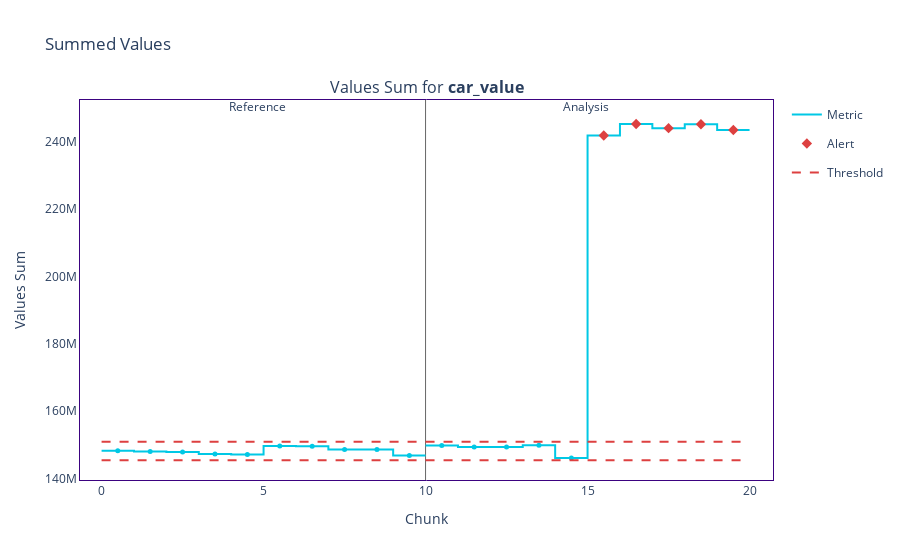
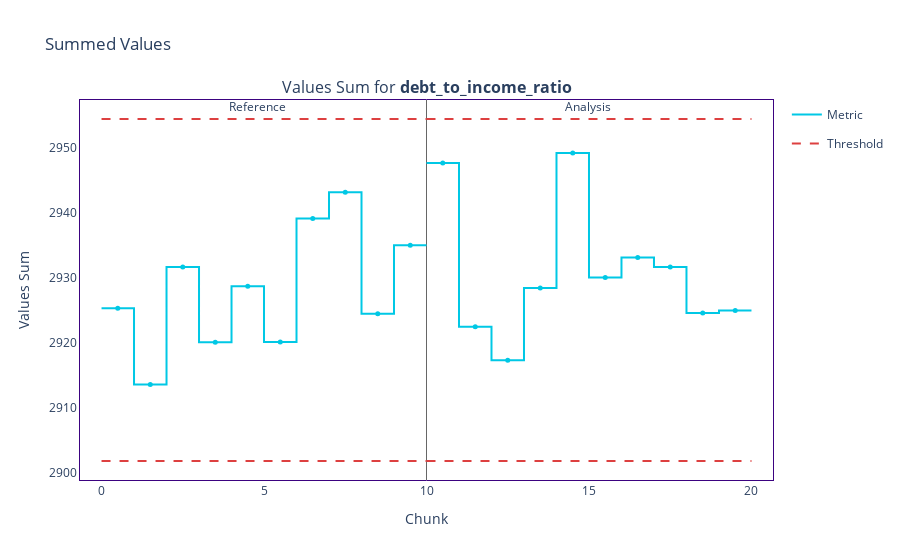
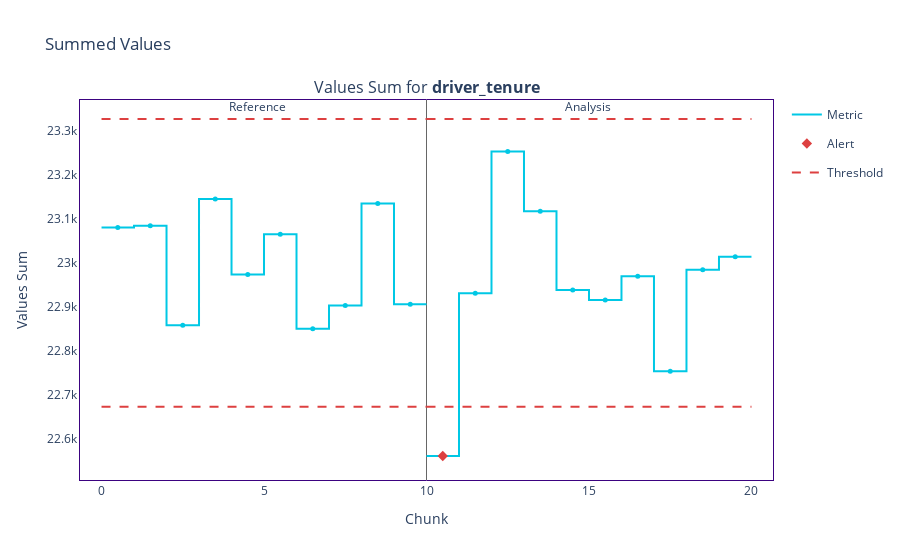

The code cell stored with these charts, in order, in its notebook:
### Code cell
for column_name in results.column_names:
    results.filter(column_names=column_name).plot().show()

### Figure 1 — Plotly figure (JSON) as saved in the notebook; plotly's stock layout.template omitted (floating-point values rounded to 4 significant figures)
{"data": [{"hoverinfo": "skip", "legendgroup": "metric_reference", "line": {"color": "#00c8e5", "shape": "hv", "width": 2}, "mode": "lines", "name": "Metric", "showlegend": true, "type": "scatter", "x": [0, 1, 2, 3, 4, 5, 6, 7, 8, 9, 10], "xaxis": "x", "y": [148302466, 148088470, 147887986, 147290029, 147182871, 149716487, 149591821, 148628023, 148665940, 146879228, 146879228], "yaxis": "y"}, {"customdata": [["Values Sum for <b>car_value</b>", "<b style=\"color:#00c8e5;line-height:60px\">Reference</b>", "", "[0:4999]", "Chunk index: <b>0</b>", 148302466], ["Values Sum for <b>car_value</b>", "<b style=\"color:#00c8e5;line-height:60px\">Reference</b>", "", "[5000:9999]", "Chunk index: <b>1</b>", 148088470], ["Values Sum for <b>car_value</b>", "<b style=\"color:#00c8e5;line-height:60px\">Reference</b>", "", "[10000:14999]", "Chunk index: <b>2</b>", 147887986], ["Values Sum for <b>car_value</b>", "<b style=\"color:#00c8e5;line-height:60px\">Reference</b>", "", "[15000:19999]", "Chunk index: <b>3</b>", 147290029], ["Values Sum for <b>car_value</b>", "<b style=\"color:#00c8e5;line-height:60px\">Reference</b>", "", "[20000:24999]", "Chunk index: <b>4</b>", 147182871], ["Values Sum for <b>car_value</b>", "<b style=\"color:#00c8e5;line-height:60px\">Reference</b>", "", "[25000:29999]", "Chunk index: <b>5</b>", 149716487], ["Values Sum for <b>car_value</b>", "<b style=\"color:#00c8e5;line-height:60px\">Reference</b>", "", "[30000:34999]", "Chunk index: <b>6</b>", 149591821], ["Values Sum for <b>car_value</b>", "<b style=\"color:#00c8e5;line-height:60px\">Reference</b>", "", "[35000:39999]", "Chunk index: <b>7</b>", 148628023], ["Values Sum for <b>car_value</b>", "<b style=\"color:#00c8e5;line-height:60px\">Reference</b>", "", "[40000:44999]", "Chunk index: <b>8</b>", 148665940], ["Values Sum for <b>car_value</b>", "<b style=\"color:#00c8e5;line-height:60px\">Reference</b>", "", "[45000:49999]", "Chunk index: <b>9</b>", 146879228]], "hovertemplate": "%{customdata[1]} &nbsp; &nbsp; %{customdata[2]} <br />Chunk: <b>%{customdata[3]}</b> &nbsp; &nbsp; %{customdata[4]} <br />%{customdata[0]}: <b>%{customdata[5]}</b><b r /><extra></extra>", "legendgroup": "metric_reference", "marker": {"color": "#00c8e5", "size": 5, "symbol": "circle"}, "mode": "markers", "name": "Metric", "showlegend": false, "type": "scatter", "x": [0.5, 1.5, 2.5, 3.5, 4.5, 5.5, 6.5, 7.5, 8.5, 9.5], "xaxis": "x", "y": [148302466, 148088470, 147887986, 147290029, 147182871, 149716487, 149591821, 148628023, 148665940, 146879228, 146879228], "yaxis": "y"}, {"hoverinfo": "skip", "legendgroup": "metric_analysis", "line": {"color": "#00c8e5", "shape": "hv", "width": 2}, "mode": "lines", "name": "Metric", "showlegend": false, "type": "scatter", "x": [10, 11, 12, 13, 14, 15, 16, 17, 18, 19, 20], "xaxis": "x", "y": [149805851, 149380489, 149386503, 149918991, 146159141, 241891284, 245305975, 244072336, 245230366, 243531686, 243531686], "yaxis": "y"}, {"customdata": [["Values Sum for <b>car_value</b>", "<b style=\"color:#3b0280;line-height:60px\">Analysis</b>", "", "[0:4999]", "Chunk index: <b>0</b>", 149805851], ["Values Sum for <b>car_value</b>", "<b style=\"color:#3b0280;line-height:60px\">Analysis</b>", "", "[5000:9999]", "Chunk index: <b>1</b>", 149380489], ["Values Sum for <b>car_value</b>", "<b style=\"color:#3b0280;line-height:60px\">Analysis</b>", "", "[10000:14999]", "Chunk index: <b>2</b>", 149386503], ["Values Sum for <b>car_value</b>", "<b style=\"color:#3b0280;line-height:60px\">Analysis</b>", "", "[15000:19999]", "Chunk index: <b>3</b>", 149918991], ["Values Sum for <b>car_value</b>", "<b style=\"color:#3b0280;line-height:60px\">Analysis</b>", "", "[20000:24999]", "Chunk index: <b>4</b>", 146159141], ["Values Sum for <b>car_value</b>", "<b style=\"color:#3b0280;line-height:60px\">Analysis</b>", "<span style=\"color:#AD0000\">⚠ <b>Drift detected</b></span>", "[25000:29999]", "Chunk index: <b>5</b>", 241891284], ["Values Sum for <b>car_value</b>", "<b style=\"color:#3b0280;line-height:60px\">Analysis</b>", "<span style=\"color:#AD0000\">⚠ <b>Drift detected</b></span>", "[30000:34999]", "Chunk index: <b>6</b>", 245305975], ["Values Sum for <b>car_value</b>", "<b style=\"color:#3b0280;line-height:60px\">Analysis</b>", "<span style=\"color:#AD0000\">⚠ <b>Drift detected</b></span>", "[35000:39999]", "Chunk index: <b>7</b>", 244072336], ["Values Sum for <b>car_value</b>", "<b style=\"color:#3b0280;line-height:60px\">Analysis</b>", "<span style=\"color:#AD0000\">⚠ <b>Drift detected</b></span>", "[40000:44999]", "Chunk index: <b>8</b>", 245230366], ["Values Sum for <b>car_value</b>", "<b style=\"color:#3b0280;line-height:60px\">Analysis</b>", "<span style=\"color:#AD0000\">⚠ <b>Drift detected</b></span>", "[45000:49999]", "Chunk index: <b>9</b>", 243531686]], "hovertemplate": "%{customdata[1]} &nbsp; &nbsp; %{customdata[2]} <br />Chunk: <b>%{customdata[3]}</b> &nbsp; &nbsp; %{customdata[4]} <br />%{customdata[0]}: <b>%{customdata[5]}</b><b r /><extra></extra>", "legendgroup": "metric_analysis", "marker": {"color": "#00c8e5", "size": 5, "symbol": "circle"}, "mode": "markers", "name": "Metric", "showlegend": false, "type": "scatter", "x": [10.5, 11.5, 12.5, 13.5, 14.5, 15.5, 16.5, 17.5, 18.5, 19.5], "xaxis": "x", "y": [149805851, 149380489, 149386503, 149918991, 146159141, 241891284, 245305975, 244072336, 245230366, 243531686, 243531686], "yaxis": "y"}, {"hoverinfo": "skip", "legendgroup": "alert", "marker": {"color": "#DD4040", "size": 8, "symbol": "diamond"}, "mode": "markers", "name": "Alert", "showlegend": true, "type": "scatter", "x": [15.5, 16.5, 17.5, 18.5, 19.5], "xaxis": "x", "y": [241891284, 245305975, 244072336, 245230366, 243531686], "yaxis": "y"}, {"hoverinfo": "skip", "legendgroup": "thresh", "line": {"color": "#DD4040", "dash": "dash", "width": 2}, "mode": "lines", "name": "Threshold", "showlegend": true, "type": "scatter", "x": [0, 1, 2, 3, 4, 5, 6, 7, 8, 9, 10], "xaxis": "x", "y": [151000000.0, 151000000.0, 151000000.0, 151000000.0, 151000000.0, 151000000.0, 151000000.0, 151000000.0, 151000000.0, 151000000.0, 151000000.0], "yaxis": "y"}, {"hoverinfo": "skip", "legendgroup": "thresh", "line": {"color": "#DD4040", "dash": "dash", "width": 2}, "mode": "lines", "name": "Threshold", "showlegend": false, "type": "scatter", "x": [0, 1, 2, 3, 4, 5, 6, 7, 8, 9, 10], "xaxis": "x", "y": [145500000.0, 145500000.0, 145500000.0, 145500000.0, 145500000.0, 145500000.0, 145500000.0, 145500000.0, 145500000.0, 145500000.0, 145500000.0], "yaxis": "y"}, {"hoverinfo": "skip", "legendgroup": "thresh", "line": {"color": "#DD4040", "dash": "dash", "width": 2}, "mode": "lines", "name": "Threshold", "showlegend": false, "type": "scatter", "x": [10, 11, 12, 13, 14, 15, 16, 17, 18, 19, 20], "xaxis": "x", "y": [151000000.0, 151000000.0, 151000000.0, 151000000.0, 151000000.0, 151000000.0, 151000000.0, 151000000.0, 151000000.0, 151000000.0, 151000000.0], "yaxis": "y"}, {"hoverinfo": "skip", "legendgroup": "thresh", "line": {"color": "#DD4040", "dash": "dash", "width": 2}, "mode": "lines", "name": "Threshold", "showlegend": false, "type": "scatter", "x": [10, 11, 12, 13, 14, 15, 16, 17, 18, 19, 20], "xaxis": "x", "y": [145500000.0, 145500000.0, 145500000.0, 145500000.0, 145500000.0, 145500000.0, 145500000.0, 145500000.0, 145500000.0, 145500000.0, 145500000.0], "yaxis": "y"}], "layout": {"annotations": [{"font": {"size": 16}, "showarrow": false, "text": "Values Sum for <b>car_value</b>", "x": 0.5, "xanchor": "center", "xref": "paper", "y": 1, "yanchor": "bottom", "yref": "paper"}, {"showarrow": false, "text": "Reference", "x": 4.5, "xref": "x", "xshift": 10, "y": 1.01, "yref": "y domain"}, {"showarrow": false, "text": "Analysis", "x": 14.5, "xref": "x", "xshift": 15, "y": 1.01, "yref": "y domain"}], "autosize": true, "hoverlabel": {"bgcolor": "white", "font": {"size": 14}}, "legend": {"itemclick": false, "itemdoubleclick": false, "traceorder": "grouped"}, "paper_bgcolor": "rgba(255,255,255,1)", "plot_bgcolor": "rgba(255,255,255,1)", "shapes": [{"layer": "below", "line": {"color": "#666666", "width": 1}, "type": "line", "x0": 10, "x1": 10, "xref": "x", "y0": 0, "y1": 1, "yref": "y domain"}], "title": {"text": "Summed Values "}, "xaxis": {"anchor": "y", "autorange": true, "domain": [0, 1], "linecolor": "#3b0280", "matches": "x", "mirror": true, "range": [-0.6396, 20.68], "showgrid": false, "title": {"text": "Chunk"}, "type": "linear", "zeroline": false}, "yaxis": {"anchor": "x", "autorange": true, "domain": [0, 1], "linecolor": "#3b0280", "mirror": true, "range": [139400000.0, 252700000.0], "showgrid": false, "title": {"text": "Values Sum"}, "type": "linear", "zeroline": false}}}

### Figure 2 — Plotly figure (JSON) as saved in the notebook; plotly's stock layout.template omitted (floating-point values rounded to 4 significant figures)
{"data": [{"hoverinfo": "skip", "legendgroup": "metric_reference", "line": {"color": "#00c8e5", "shape": "hv", "width": 2}, "mode": "lines", "name": "Metric", "showlegend": true, "type": "scatter", "x": [0, 1, 2, 3, 4, 5, 6, 7, 8, 9, 10], "xaxis": "x", "y": [2925.0, 2914.0, 2932.0, 2920.0, 2929.0, 2920.0, 2939.0, 2943.0, 2925.0, 2935.0, 2935.0], "yaxis": "y"}, {"customdata": [["Values Sum for <b>debt_to_income_ratio</b>", "<b style=\"color:#00c8e5;line-height:60px\">Reference</b>", "", "[0:4999]", "Chunk index: <b>0</b>", 2925.0], ["Values Sum for <b>debt_to_income_ratio</b>", "<b style=\"color:#00c8e5;line-height:60px\">Reference</b>", "", "[5000:9999]", "Chunk index: <b>1</b>", 2914.0], ["Values Sum for <b>debt_to_income_ratio</b>", "<b style=\"color:#00c8e5;line-height:60px\">Reference</b>", "", "[10000:14999]", "Chunk index: <b>2</b>", 2932.0], ["Values Sum for <b>debt_to_income_ratio</b>", "<b style=\"color:#00c8e5;line-height:60px\">Reference</b>", "", "[15000:19999]", "Chunk index: <b>3</b>", 2920.0], ["Values Sum for <b>debt_to_income_ratio</b>", "<b style=\"color:#00c8e5;line-height:60px\">Reference</b>", "", "[20000:24999]", "Chunk index: <b>4</b>", 2929.0], ["Values Sum for <b>debt_to_income_ratio</b>", "<b style=\"color:#00c8e5;line-height:60px\">Reference</b>", "", "[25000:29999]", "Chunk index: <b>5</b>", 2920.0], ["Values Sum for <b>debt_to_income_ratio</b>", "<b style=\"color:#00c8e5;line-height:60px\">Reference</b>", "", "[30000:34999]", "Chunk index: <b>6</b>", 2939.0], ["Values Sum for <b>debt_to_income_ratio</b>", "<b style=\"color:#00c8e5;line-height:60px\">Reference</b>", "", "[35000:39999]", "Chunk index: <b>7</b>", 2943.0], ["Values Sum for <b>debt_to_income_ratio</b>", "<b style=\"color:#00c8e5;line-height:60px\">Reference</b>", "", "[40000:44999]", "Chunk index: <b>8</b>", 2925.0], ["Values Sum for <b>debt_to_income_ratio</b>", "<b style=\"color:#00c8e5;line-height:60px\">Reference</b>", "", "[45000:49999]", "Chunk index: <b>9</b>", 2935.0]], "hovertemplate": "%{customdata[1]} &nbsp; &nbsp; %{customdata[2]} <br />Chunk: <b>%{customdata[3]}</b> &nbsp; &nbsp; %{customdata[4]} <br />%{customdata[0]}: <b>%{customdata[5]}</b><b r /><extra></extra>", "legendgroup": "metric_reference", "marker": {"color": "#00c8e5", "size": 5, "symbol": "circle"}, "mode": "markers", "name": "Metric", "showlegend": false, "type": "scatter", "x": [0.5, 1.5, 2.5, 3.5, 4.5, 5.5, 6.5, 7.5, 8.5, 9.5], "xaxis": "x", "y": [2925.0, 2914.0, 2932.0, 2920.0, 2929.0, 2920.0, 2939.0, 2943.0, 2925.0, 2935.0, 2935.0], "yaxis": "y"}, {"hoverinfo": "skip", "legendgroup": "metric_analysis", "line": {"color": "#00c8e5", "shape": "hv", "width": 2}, "mode": "lines", "name": "Metric", "showlegend": false, "type": "scatter", "x": [10, 11, 12, 13, 14, 15, 16, 17, 18, 19, 20], "xaxis": "x", "y": [2948.0, 2923.0, 2917.0, 2928.0, 2949.0, 2930.0, 2933.0, 2932.0, 2925.0, 2925.0, 2925.0], "yaxis": "y"}, {"customdata": [["Values Sum for <b>debt_to_income_ratio</b>", "<b style=\"color:#3b0280;line-height:60px\">Analysis</b>", "", "[0:4999]", "Chunk index: <b>0</b>", 2948.0], ["Values Sum for <b>debt_to_income_ratio</b>", "<b style=\"color:#3b0280;line-height:60px\">Analysis</b>", "", "[5000:9999]", "Chunk index: <b>1</b>", 2923.0], ["Values Sum for <b>debt_to_income_ratio</b>", "<b style=\"color:#3b0280;line-height:60px\">Analysis</b>", "", "[10000:14999]", "Chunk index: <b>2</b>", 2917.0], ["Values Sum for <b>debt_to_income_ratio</b>", "<b style=\"color:#3b0280;line-height:60px\">Analysis</b>", "", "[15000:19999]", "Chunk index: <b>3</b>", 2928.0], ["Values Sum for <b>debt_to_income_ratio</b>", "<b style=\"color:#3b0280;line-height:60px\">Analysis</b>", "", "[20000:24999]", "Chunk index: <b>4</b>", 2949.0], ["Values Sum for <b>debt_to_income_ratio</b>", "<b style=\"color:#3b0280;line-height:60px\">Analysis</b>", "", "[25000:29999]", "Chunk index: <b>5</b>", 2930.0], ["Values Sum for <b>debt_to_income_ratio</b>", "<b style=\"color:#3b0280;line-height:60px\">Analysis</b>", "", "[30000:34999]", "Chunk index: <b>6</b>", 2933.0], ["Values Sum for <b>debt_to_income_ratio</b>", "<b style=\"color:#3b0280;line-height:60px\">Analysis</b>", "", "[35000:39999]", "Chunk index: <b>7</b>", 2932.0], ["Values Sum for <b>debt_to_income_ratio</b>", "<b style=\"color:#3b0280;line-height:60px\">Analysis</b>", "", "[40000:44999]", "Chunk index: <b>8</b>", 2925.0], ["Values Sum for <b>debt_to_income_ratio</b>", "<b style=\"color:#3b0280;line-height:60px\">Analysis</b>", "", "[45000:49999]", "Chunk index: <b>9</b>", 2925.0]], "hovertemplate": "%{customdata[1]} &nbsp; &nbsp; %{customdata[2]} <br />Chunk: <b>%{customdata[3]}</b> &nbsp; &nbsp; %{customdata[4]} <br />%{customdata[0]}: <b>%{customdata[5]}</b><b r /><extra></extra>", "legendgroup": "metric_analysis", "marker": {"color": "#00c8e5", "size": 5, "symbol": "circle"}, "mode": "markers", "name": "Metric", "showlegend": false, "type": "scatter", "x": [10.5, 11.5, 12.5, 13.5, 14.5, 15.5, 16.5, 17.5, 18.5, 19.5], "xaxis": "x", "y": [2948.0, 2923.0, 2917.0, 2928.0, 2949.0, 2930.0, 2933.0, 2932.0, 2925.0, 2925.0, 2925.0], "yaxis": "y"}, {"hoverinfo": "skip", "legendgroup": "alert", "marker": {"color": "#DD4040", "size": 8, "symbol": "diamond"}, "mode": "markers", "name": "Alert", "showlegend": true, "type": "scatter", "x": [], "xaxis": "x", "y": [], "yaxis": "y"}, {"hoverinfo": "skip", "legendgroup": "thresh", "line": {"color": "#DD4040", "dash": "dash", "width": 2}, "mode": "lines", "name": "Threshold", "showlegend": true, "type": "scatter", "x": [0, 1, 2, 3, 4, 5, 6, 7, 8, 9, 10], "xaxis": "x", "y": [2954.0, 2954.0, 2954.0, 2954.0, 2954.0, 2954.0, 2954.0, 2954.0, 2954.0, 2954.0, 2954.0], "yaxis": "y"}, {"hoverinfo": "skip", "legendgroup": "thresh", "line": {"color": "#DD4040", "dash": "dash", "width": 2}, "mode": "lines", "name": "Threshold", "showlegend": false, "type": "scatter", "x": [0, 1, 2, 3, 4, 5, 6, 7, 8, 9, 10], "xaxis": "x", "y": [2902.0, 2902.0, 2902.0, 2902.0, 2902.0, 2902.0, 2902.0, 2902.0, 2902.0, 2902.0, 2902.0], "yaxis": "y"}, {"hoverinfo": "skip", "legendgroup": "thresh", "line": {"color": "#DD4040", "dash": "dash", "width": 2}, "mode": "lines", "name": "Threshold", "showlegend": false, "type": "scatter", "x": [10, 11, 12, 13, 14, 15, 16, 17, 18, 19, 20], "xaxis": "x", "y": [2954.0, 2954.0, 2954.0, 2954.0, 2954.0, 2954.0, 2954.0, 2954.0, 2954.0, 2954.0, 2954.0], "yaxis": "y"}, {"hoverinfo": "skip", "legendgroup": "thresh", "line": {"color": "#DD4040", "dash": "dash", "width": 2}, "mode": "lines", "name": "Threshold", "showlegend": false, "type": "scatter", "x": [10, 11, 12, 13, 14, 15, 16, 17, 18, 19, 20], "xaxis": "x", "y": [2902.0, 2902.0, 2902.0, 2902.0, 2902.0, 2902.0, 2902.0, 2902.0, 2902.0, 2902.0, 2902.0], "yaxis": "y"}], "layout": {"annotations": [{"font": {"size": 16}, "showarrow": false, "text": "Values Sum for <b>debt_to_income_ratio</b>", "x": 0.5, "xanchor": "center", "xref": "paper", "y": 1, "yanchor": "bottom", "yref": "paper"}, {"showarrow": false, "text": "Reference", "x": 4.5, "xref": "x", "xshift": 10, "y": 1.01, "yref": "y domain"}, {"showarrow": false, "text": "Analysis", "x": 14.5, "xref": "x", "xshift": 15, "y": 1.01, "yref": "y domain"}], "autosize": true, "hoverlabel": {"bgcolor": "white", "font": {"size": 14}}, "legend": {"itemclick": false, "itemdoubleclick": false, "traceorder": "grouped"}, "paper_bgcolor": "rgba(255,255,255,1)", "plot_bgcolor": "rgba(255,255,255,1)", "shapes": [{"layer": "below", "line": {"color": "#666666", "width": 1}, "type": "line", "x0": 10, "x1": 10, "xref": "x", "y0": 0, "y1": 1, "yref": "y domain"}], "title": {"text": "Summed Values "}, "xaxis": {"anchor": "y", "autorange": true, "domain": [0, 1], "linecolor": "#3b0280", "matches": "x", "mirror": true, "range": [-0.637, 20.64], "showgrid": false, "title": {"text": "Chunk"}, "type": "linear", "zeroline": false}, "yaxis": {"anchor": "x", "autorange": true, "domain": [0, 1], "linecolor": "#3b0280", "mirror": true, "range": [2899.0, 2957.0], "showgrid": false, "title": {"text": "Values Sum"}, "type": "linear", "zeroline": false}}}

### Figure 3 — Plotly figure (JSON) as saved in the notebook; plotly's stock layout.template omitted (floating-point values rounded to 4 significant figures)
{"data": [{"hoverinfo": "skip", "legendgroup": "metric_reference", "line": {"color": "#00c8e5", "shape": "hv", "width": 2}, "mode": "lines", "name": "Metric", "showlegend": true, "type": "scatter", "x": [0, 1, 2, 3, 4, 5, 6, 7, 8, 9, 10], "xaxis": "x", "y": [23080.0, 23080.0, 22860.0, 23150.0, 22970.0, 23070.0, 22850.0, 22900.0, 23140.0, 22910.0, 22910.0], "yaxis": "y"}, {"customdata": [["Values Sum for <b>driver_tenure</b>", "<b style=\"color:#00c8e5;line-height:60px\">Reference</b>", "", "[0:4999]", "Chunk index: <b>0</b>", 23080.0], ["Values Sum for <b>driver_tenure</b>", "<b style=\"color:#00c8e5;line-height:60px\">Reference</b>", "", "[5000:9999]", "Chunk index: <b>1</b>", 23080.0], ["Values Sum for <b>driver_tenure</b>", "<b style=\"color:#00c8e5;line-height:60px\">Reference</b>", "", "[10000:14999]", "Chunk index: <b>2</b>", 22860.0], ["Values Sum for <b>driver_tenure</b>", "<b style=\"color:#00c8e5;line-height:60px\">Reference</b>", "", "[15000:19999]", "Chunk index: <b>3</b>", 23150.0], ["Values Sum for <b>driver_tenure</b>", "<b style=\"color:#00c8e5;line-height:60px\">Reference</b>", "", "[20000:24999]", "Chunk index: <b>4</b>", 22970.0], ["Values Sum for <b>driver_tenure</b>", "<b style=\"color:#00c8e5;line-height:60px\">Reference</b>", "", "[25000:29999]", "Chunk index: <b>5</b>", 23070.0], ["Values Sum for <b>driver_tenure</b>", "<b style=\"color:#00c8e5;line-height:60px\">Reference</b>", "", "[30000:34999]", "Chunk index: <b>6</b>", 22850.0], ["Values Sum for <b>driver_tenure</b>", "<b style=\"color:#00c8e5;line-height:60px\">Reference</b>", "", "[35000:39999]", "Chunk index: <b>7</b>", 22900.0], ["Values Sum for <b>driver_tenure</b>", "<b style=\"color:#00c8e5;line-height:60px\">Reference</b>", "", "[40000:44999]", "Chunk index: <b>8</b>", 23140.0], ["Values Sum for <b>driver_tenure</b>", "<b style=\"color:#00c8e5;line-height:60px\">Reference</b>", "", "[45000:49999]", "Chunk index: <b>9</b>", 22910.0]], "hovertemplate": "%{customdata[1]} &nbsp; &nbsp; %{customdata[2]} <br />Chunk: <b>%{customdata[3]}</b> &nbsp; &nbsp; %{customdata[4]} <br />%{customdata[0]}: <b>%{customdata[5]}</b><b r /><extra></extra>", "legendgroup": "metric_reference", "marker": {"color": "#00c8e5", "size": 5, "symbol": "circle"}, "mode": "markers", "name": "Metric", "showlegend": false, "type": "scatter", "x": [0.5, 1.5, 2.5, 3.5, 4.5, 5.5, 6.5, 7.5, 8.5, 9.5], "xaxis": "x", "y": [23080.0, 23080.0, 22860.0, 23150.0, 22970.0, 23070.0, 22850.0, 22900.0, 23140.0, 22910.0, 22910.0], "yaxis": "y"}, {"hoverinfo": "skip", "legendgroup": "metric_analysis", "line": {"color": "#00c8e5", "shape": "hv", "width": 2}, "mode": "lines", "name": "Metric", "showlegend": false, "type": "scatter", "x": [10, 11, 12, 13, 14, 15, 16, 17, 18, 19, 20], "xaxis": "x", "y": [22560.0, 22930.0, 23250.0, 23120.0, 22940.0, 22920.0, 22970.0, 22750.0, 22980.0, 23010.0, 23010.0], "yaxis": "y"}, {"customdata": [["Values Sum for <b>driver_tenure</b>", "<b style=\"color:#3b0280;line-height:60px\">Analysis</b>", "<span style=\"color:#AD0000\">⚠ <b>Drift detected</b></span>", "[0:4999]", "Chunk index: <b>0</b>", 22560.0], ["Values Sum for <b>driver_tenure</b>", "<b style=\"color:#3b0280;line-height:60px\">Analysis</b>", "", "[5000:9999]", "Chunk index: <b>1</b>", 22930.0], ["Values Sum for <b>driver_tenure</b>", "<b style=\"color:#3b0280;line-height:60px\">Analysis</b>", "", "[10000:14999]", "Chunk index: <b>2</b>", 23250.0], ["Values Sum for <b>driver_tenure</b>", "<b style=\"color:#3b0280;line-height:60px\">Analysis</b>", "", "[15000:19999]", "Chunk index: <b>3</b>", 23120.0], ["Values Sum for <b>driver_tenure</b>", "<b style=\"color:#3b0280;line-height:60px\">Analysis</b>", "", "[20000:24999]", "Chunk index: <b>4</b>", 22940.0], ["Values Sum for <b>driver_tenure</b>", "<b style=\"color:#3b0280;line-height:60px\">Analysis</b>", "", "[25000:29999]", "Chunk index: <b>5</b>", 22920.0], ["Values Sum for <b>driver_tenure</b>", "<b style=\"color:#3b0280;line-height:60px\">Analysis</b>", "", "[30000:34999]", "Chunk index: <b>6</b>", 22970.0], ["Values Sum for <b>driver_tenure</b>", "<b style=\"color:#3b0280;line-height:60px\">Analysis</b>", "", "[35000:39999]", "Chunk index: <b>7</b>", 22750.0], ["Values Sum for <b>driver_tenure</b>", "<b style=\"color:#3b0280;line-height:60px\">Analysis</b>", "", "[40000:44999]", "Chunk index: <b>8</b>", 22980.0], ["Values Sum for <b>driver_tenure</b>", "<b style=\"color:#3b0280;line-height:60px\">Analysis</b>", "", "[45000:49999]", "Chunk index: <b>9</b>", 23010.0]], "hovertemplate": "%{customdata[1]} &nbsp; &nbsp; %{customdata[2]} <br />Chunk: <b>%{customdata[3]}</b> &nbsp; &nbsp; %{customdata[4]} <br />%{customdata[0]}: <b>%{customdata[5]}</b><b r /><extra></extra>", "legendgroup": "metric_analysis", "marker": {"color": "#00c8e5", "size": 5, "symbol": "circle"}, "mode": "markers", "name": "Metric", "showlegend": false, "type": "scatter", "x": [10.5, 11.5, 12.5, 13.5, 14.5, 15.5, 16.5, 17.5, 18.5, 19.5], "xaxis": "x", "y": [22560.0, 22930.0, 23250.0, 23120.0, 22940.0, 22920.0, 22970.0, 22750.0, 22980.0, 23010.0, 23010.0], "yaxis": "y"}, {"hoverinfo": "skip", "legendgroup": "alert", "marker": {"color": "#DD4040", "size": 8, "symbol": "diamond"}, "mode": "markers", "name": "Alert", "showlegend": true, "type": "scatter", "x": [10.5], "xaxis": "x", "y": [22560.0], "yaxis": "y"}, {"hoverinfo": "skip", "legendgroup": "thresh", "line": {"color": "#DD4040", "dash": "dash", "width": 2}, "mode": "lines", "name": "Threshold", "showlegend": true, "type": "scatter", "x": [0, 1, 2, 3, 4, 5, 6, 7, 8, 9, 10], "xaxis": "x", "y": [23330.0, 23330.0, 23330.0, 23330.0, 23330.0, 23330.0, 23330.0, 23330.0, 23330.0, 23330.0, 23330.0], "yaxis": "y"}, {"hoverinfo": "skip", "legendgroup": "thresh", "line": {"color": "#DD4040", "dash": "dash", "width": 2}, "mode": "lines", "name": "Threshold", "showlegend": false, "type": "scatter", "x": [0, 1, 2, 3, 4, 5, 6, 7, 8, 9, 10], "xaxis": "x", "y": [22670.0, 22670.0, 22670.0, 22670.0, 22670.0, 22670.0, 22670.0, 22670.0, 22670.0, 22670.0, 22670.0], "yaxis": "y"}, {"hoverinfo": "skip", "legendgroup": "thresh", "line": {"color": "#DD4040", "dash": "dash", "width": 2}, "mode": "lines", "name": "Threshold", "showlegend": false, "type": "scatter", "x": [10, 11, 12, 13, 14, 15, 16, 17, 18, 19, 20], "xaxis": "x", "y": [23330.0, 23330.0, 23330.0, 23330.0, 23330.0, 23330.0, 23330.0, 23330.0, 23330.0, 23330.0, 23330.0], "yaxis": "y"}, {"hoverinfo": "skip", "legendgroup": "thresh", "line": {"color": "#DD4040", "dash": "dash", "width": 2}, "mode": "lines", "name": "Threshold", "showlegend": false, "type": "scatter", "x": [10, 11, 12, 13, 14, 15, 16, 17, 18, 19, 20], "xaxis": "x", "y": [22670.0, 22670.0, 22670.0, 22670.0, 22670.0, 22670.0, 22670.0, 22670.0, 22670.0, 22670.0, 22670.0], "yaxis": "y"}], "layout": {"annotations": [{"font": {"size": 16}, "showarrow": false, "text": "Values Sum for <b>driver_tenure</b>", "x": 0.5, "xanchor": "center", "xref": "paper", "y": 1, "yanchor": "bottom", "yref": "paper"}, {"showarrow": false, "text": "Reference", "x": 4.5, "xref": "x", "xshift": 10, "y": 1.01, "yref": "y domain"}, {"showarrow": false, "text": "Analysis", "x": 14.5, "xref": "x", "xshift": 15, "y": 1.01, "yref": "y domain"}], "autosize": true, "hoverlabel": {"bgcolor": "white", "font": {"size": 14}}, "legend": {"itemclick": false, "itemdoubleclick": false, "traceorder": "grouped"}, "paper_bgcolor": "rgba(255,255,255,1)", "plot_bgcolor": "rgba(255,255,255,1)", "shapes": [{"layer": "below", "line": {"color": "#666666", "width": 1}, "type": "line", "x0": 10, "x1": 10, "xref": "x", "y0": 0, "y1": 1, "yref": "y domain"}], "title": {"text": "Summed Values "}, "xaxis": {"anchor": "y", "autorange": true, "domain": [0, 1], "linecolor": "#3b0280", "matches": "x", "mirror": true, "range": [-0.637, 20.64], "showgrid": false, "title": {"text": "Chunk"}, "type": "linear", "zeroline": false}, "yaxis": {"anchor": "x", "autorange": true, "domain": [0, 1], "linecolor": "#3b0280", "mirror": true, "range": [22500.0, 23370.0], "showgrid": false, "title": {"text": "Values Sum"}, "type": "linear", "zeroline": false}}}
